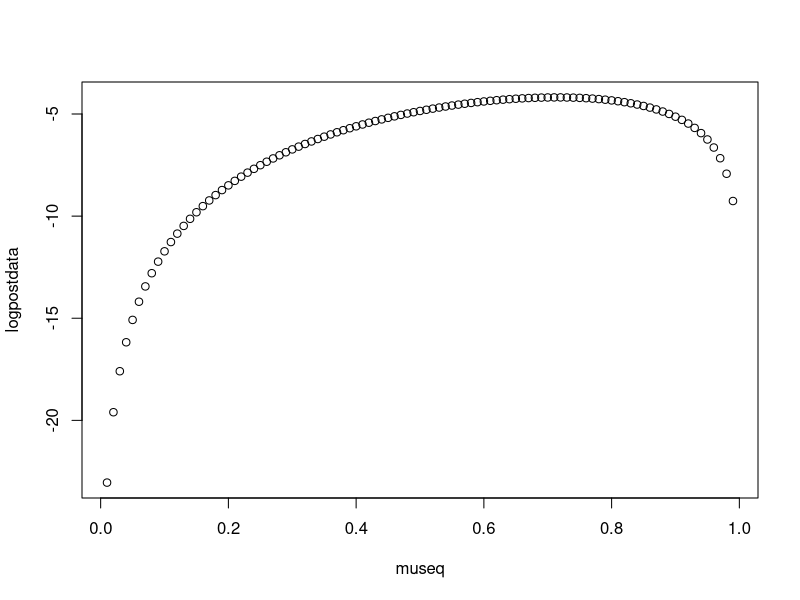

Recreate this plot in R.

# http://www.mi.fu-berlin.de/wiki/pub/ABI/Genomics12/MLvsMAP.pdf slide 26

# argmax mu = argmax mu sum_x log(P(x | mu)) + log(P(mu))
# where P(mu) is the prior

# data
x <- c(1, 0, 1, 1, 1, 1, 0)

# beta prior

a <- 1
b <- 1

bern <- function(xi, mu) {
  return(mu ** xi * (1 - mu) ** (1 - xi))
}

bern(1, .5)

logpostdata <- c()
museq <- seq(0.01, .99, .01)
best <- -99999999999999

# loop over parameter
for (mu in museq) {


	logpost <- 0

	# loop over data

	for (xi in x) {
	  # mu <- a / (a + b)
	  logpost <- logpost + log(dbinom(xi, 1, mu)) + log(dbeta(mu, a, b))
	  # logpost <- logpost + log(bern(xi, a / (a + b))) + log(dbeta(mu, a, b))
	}
	logpostdata <- c(logpostdata, logpost)

	if (logpost > best) {
		best <- logpost
		cat(mu, logpost, '\n')
	}


 }

plot(museq, logpostdata)